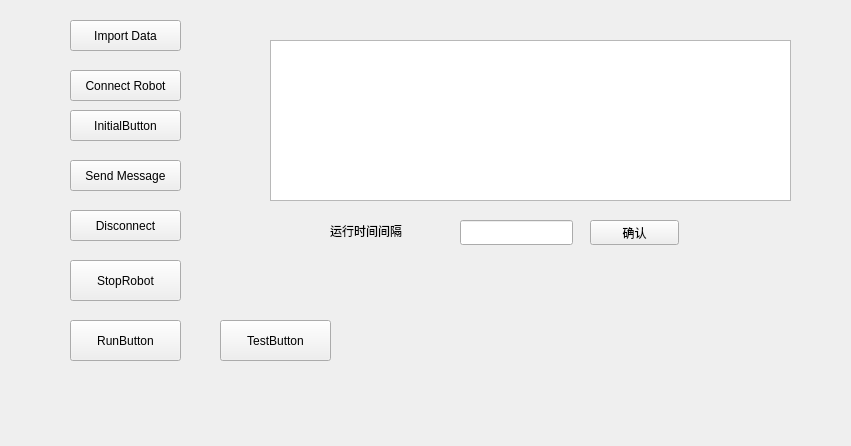
<?xml version="1.0" encoding="UTF-8"?>
<ui version="4.0">
 <class>track</class>
 <widget class="QWidget" name="track">
  <property name="geometry">
   <rect>
    <x>0</x>
    <y>0</y>
    <width>851</width>
    <height>446</height>
   </rect>
  </property>
  <property name="windowTitle">
   <string>Form</string>
  </property>
  <widget class="QPushButton" name="ImportButton">
   <property name="geometry">
    <rect>
     <x>70</x>
     <y>20</y>
     <width>111</width>
     <height>31</height>
    </rect>
   </property>
   <property name="text">
    <string>Import Data</string>
   </property>
  </widget>
  <widget class="QPushButton" name="ConnectButton">
   <property name="geometry">
    <rect>
     <x>70</x>
     <y>70</y>
     <width>111</width>
     <height>31</height>
    </rect>
   </property>
   <property name="text">
    <string>Connect Robot</string>
   </property>
  </widget>
  <widget class="QPushButton" name="SendButton">
   <property name="geometry">
    <rect>
     <x>70</x>
     <y>160</y>
     <width>111</width>
     <height>31</height>
    </rect>
   </property>
   <property name="text">
    <string>Send Message</string>
   </property>
  </widget>
  <widget class="QTextEdit" name="textEdit">
   <property name="geometry">
    <rect>
     <x>270</x>
     <y>40</y>
     <width>521</width>
     <height>161</height>
    </rect>
   </property>
  </widget>
  <widget class="QPushButton" name="DisconnectButton">
   <property name="geometry">
    <rect>
     <x>70</x>
     <y>210</y>
     <width>111</width>
     <height>31</height>
    </rect>
   </property>
   <property name="text">
    <string>Disconnect</string>
   </property>
  </widget>
  <widget class="QPushButton" name="StopButton">
   <property name="geometry">
    <rect>
     <x>70</x>
     <y>260</y>
     <width>111</width>
     <height>41</height>
    </rect>
   </property>
   <property name="text">
    <string>StopRobot</string>
   </property>
  </widget>
  <widget class="QPushButton" name="RunButton_2">
   <property name="geometry">
    <rect>
     <x>70</x>
     <y>320</y>
     <width>111</width>
     <height>41</height>
    </rect>
   </property>
   <property name="text">
    <string>RunButton</string>
   </property>
  </widget>
  <widget class="QPushButton" name="TestButton_3">
   <property name="geometry">
    <rect>
     <x>220</x>
     <y>320</y>
     <width>111</width>
     <height>41</height>
    </rect>
   </property>
   <property name="text">
    <string>TestButton</string>
   </property>
  </widget>
  <widget class="QPushButton" name="InitialButton">
   <property name="geometry">
    <rect>
     <x>70</x>
     <y>110</y>
     <width>111</width>
     <height>31</height>
    </rect>
   </property>
   <property name="text">
    <string>InitialButton</string>
   </property>
  </widget>
  <widget class="QLineEdit" name="lineEdit">
   <property name="geometry">
    <rect>
     <x>460</x>
     <y>220</y>
     <width>113</width>
     <height>25</height>
    </rect>
   </property>
  </widget>
  <widget class="QPushButton" name="pushButton">
   <property name="geometry">
    <rect>
     <x>590</x>
     <y>220</y>
     <width>89</width>
     <height>25</height>
    </rect>
   </property>
   <property name="text">
    <string>确认</string>
   </property>
  </widget>
  <widget class="QLabel" name="label">
   <property name="geometry">
    <rect>
     <x>330</x>
     <y>220</y>
     <width>101</width>
     <height>21</height>
    </rect>
   </property>
   <property name="text">
    <string>运行时间间隔</string>
   </property>
  </widget>
 </widget>
 <resources/>
 <connections/>
</ui>
